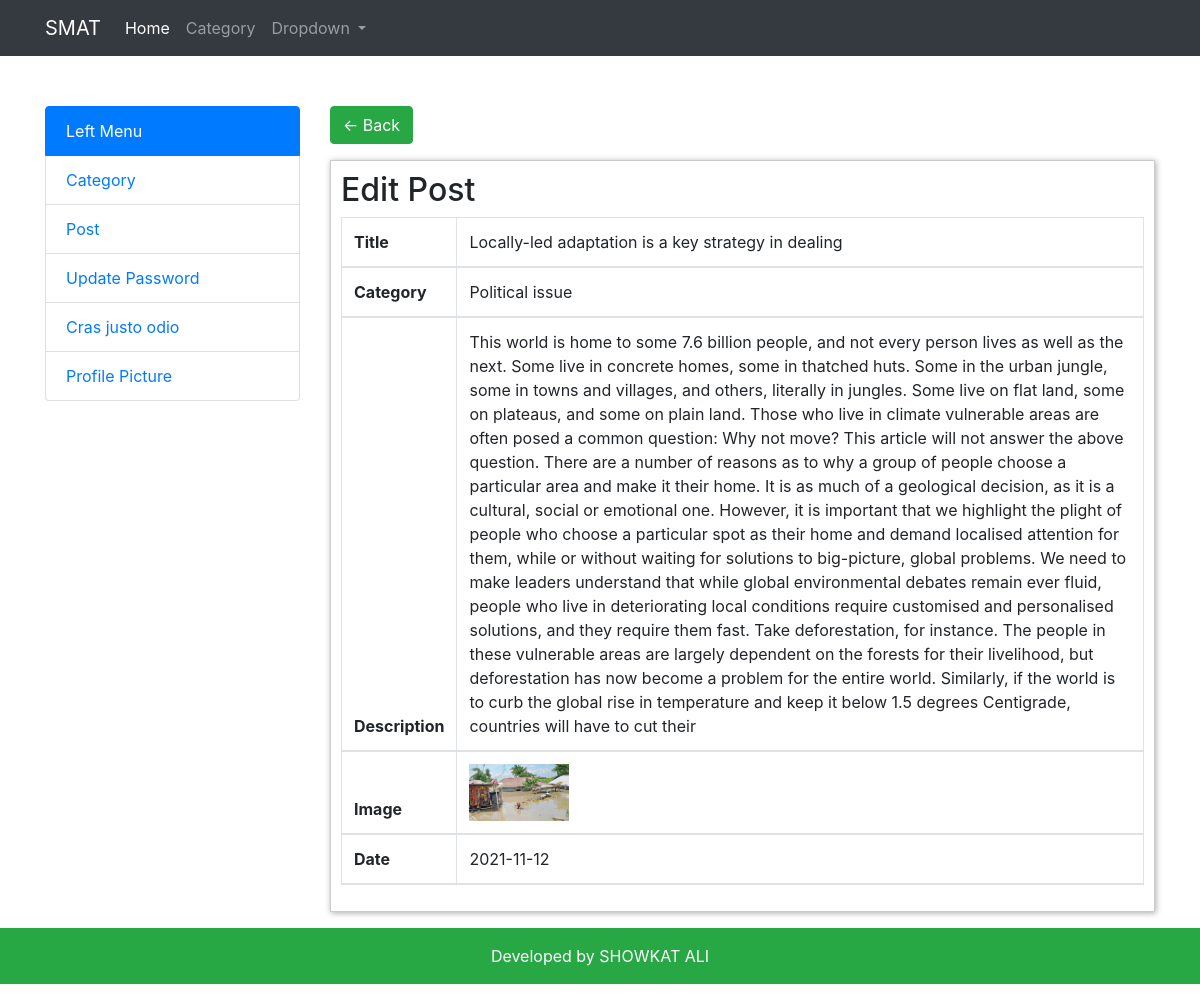
Page /admin/posts/view.php?id=57 on the committed database.
### tables this page shows
CREATE TABLE `post` (
  `id` int(11) NOT NULL,
  `category_id` int(100) NOT NULL,
  `title` varchar(100) NOT NULL,
  `description` text NOT NULL,
  `image` varchar(100) NOT NULL,
  `date` date NOT NULL
);

CREATE TABLE `categories` (
  `id` int(11) NOT NULL,
  `title` varchar(100) NOT NULL
);

### admin/posts/view.php (the view, shortened to what this page needs)
<?php
include("../include/header.php");
?>
<?php
    $id = $_GET['id'];
    $conn = connectDB();
   $sql="SELECT post.*, categories.title as category_title
   FROM post
   JOIN categories on post.category_id = categories.id
   WHERE post.id = '$id' ";
    $result =  mysqli_query($conn, $sql);
    $row = mysqli_fetch_assoc($result);
?>
<a href="index.php" class="btn btn-success"><- Back</a>
<div class="content mt-3">
<h2>Edit Post</h2>
    <table class="table table-bordered">
        <thead>
            <tr>
                <th>Title</th>
                <td><?php echo $row['title']?></td>
            </tr>
            <tr>
                <th>Category</th>
                <td><?php echo $row['category_title']?></td>
            </tr>
            <tr>
                <th>Description</th>
                <td><?php echo $row['description']?></td>
            </tr>
            <tr>
                <th>Image</th>
                <td><img src="../<?php echo $row['image']?>" width="100"></td>
            </tr>
            <tr>
                <th>Date</th>
                <td><?php echo $row['date']?></td>
            </tr>
        </thead>
    </table>
 </div>
<?php include("../include/footer.php");?>

### admin/assets/css/style.css (style rules this page uses)
.content { padding: 10px; border: 1px solid #ccc; box-shadow: 1px 1px 6px #aaa; }

### rows in the picture
post: title "Locally-led adaptation is a key strategy in dealing", category.title "Political issue", description "This world is home to some 7.6 billion people, and not every person lives as well as the next. Some live in concrete homes, some in thatched huts. Some in the urban jungle, some in towns and villages, and others, literally in jungles. Some live on flat land, some on plateaus, and some on plain land. Those who live in climate vulnerable areas are often posed a common question: Why not move? This article will not answer the above question. There are a number of reasons as to why a group of people choose a particular area and make it their home. It is as much of a geological decision, as it is a cultural, social or emotional one. However, it is important that we highlight the plight of people…", image (picture), date "2021-11-12"
